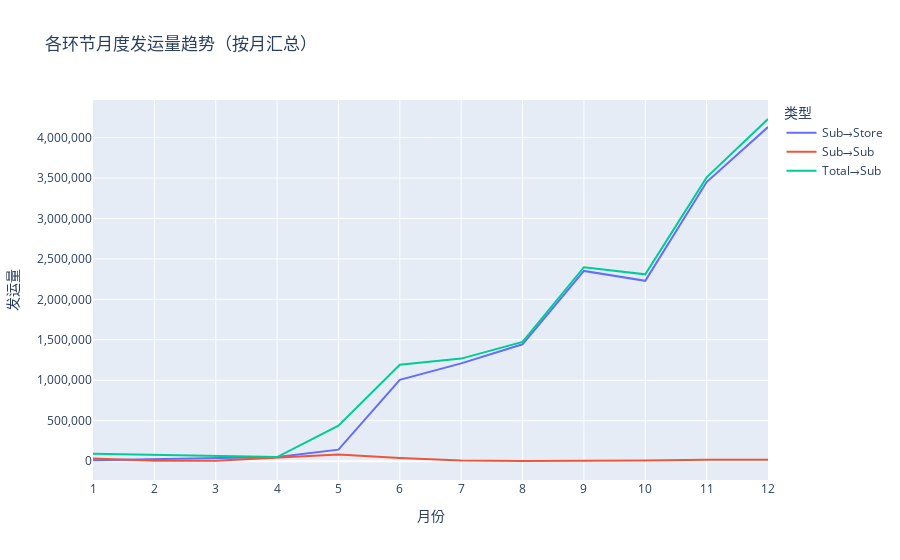

Source (notebook cell):
### Code cell
# 先按月、按类型汇总发运量
vol_month = ( ship_vol.groupby(['month','type'], as_index=False)['qty'].sum())
fig_vol = px.line(
    vol_month,
    x='month',
    y='qty',
    color='type',
    title='各环节月度发运量趋势（按月汇总）',
    labels={'month':'月份', 'qty':'发运量', 'type':'类型'}
)
fig_vol.update_layout(
    xaxis=dict(tickmode='linear'),
    yaxis=dict(tickformat=',')
)

fig_vol.show()

### Figure 1 — Plotly figure (JSON) as saved in the notebook; plotly's stock layout.template omitted (floating-point values rounded to 4 significant figures)
{"data": [{"hovertemplate": "类型=Sub→Store<br>月份=%{x}<br>发运量=%{y}<extra></extra>", "legendgroup": "Sub→Store", "line": {"color": "#636efa", "dash": "solid"}, "marker": {"symbol": "circle"}, "mode": "lines", "name": "Sub→Store", "orientation": "v", "showlegend": true, "x": [1, 4, 5, 6, 7, 8, 9, 10, 11, 12], "xaxis": "x", "y": [11289, 50221, 142260, 1005080, 1208325, 1444384, 2351511, 2228712, 3449653, 4129439], "yaxis": "y", "type": "scatter"}, {"hovertemplate": "类型=Sub→Sub<br>月份=%{x}<br>发运量=%{y}<extra></extra>", "legendgroup": "Sub→Sub", "line": {"color": "#EF553B", "dash": "solid"}, "marker": {"symbol": "circle"}, "mode": "lines", "name": "Sub→Sub", "orientation": "v", "showlegend": true, "x": [1, 2, 3, 5, 6, 7, 8, 9, 10, 11, 12], "xaxis": "x", "y": [31767, 3601, 4265, 82072, 38830, 7481, 1722, 2294, 9007, 17847, 17878], "yaxis": "y", "type": "scatter"}, {"hovertemplate": "类型=Total→Sub<br>月份=%{x}<br>发运量=%{y}<extra></extra>", "legendgroup": "Total→Sub", "line": {"color": "#00cc96", "dash": "solid"}, "marker": {"symbol": "circle"}, "mode": "lines", "name": "Total→Sub", "orientation": "v", "showlegend": true, "x": [1, 4, 5, 6, 7, 8, 9, 10, 11, 12], "xaxis": "x", "y": [89875, 50221, 437894, 1192280, 1267407, 1473272, 2397252, 2309335, 3507975, 4229635], "yaxis": "y", "type": "scatter"}], "layout": {"xaxis": {"anchor": "y", "domain": [0.0, 1.0], "title": {"text": "月份"}, "tickmode": "linear"}, "yaxis": {"anchor": "x", "domain": [0.0, 1.0], "title": {"text": "发运量"}, "tickformat": ","}, "legend": {"title": {"text": "类型"}, "tracegroupgap": 0}, "title": {"text": "各环节月度发运量趋势（按月汇总）"}}}
